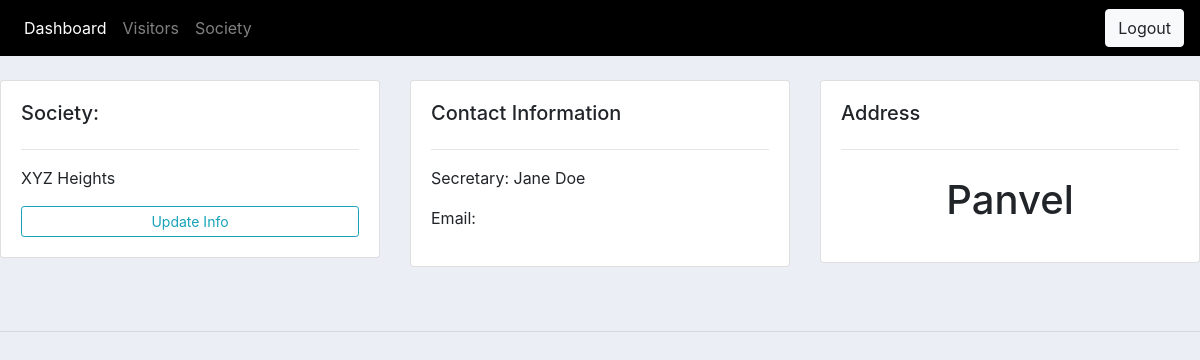
The page /society/ (signed in) on the database as committed earlier.
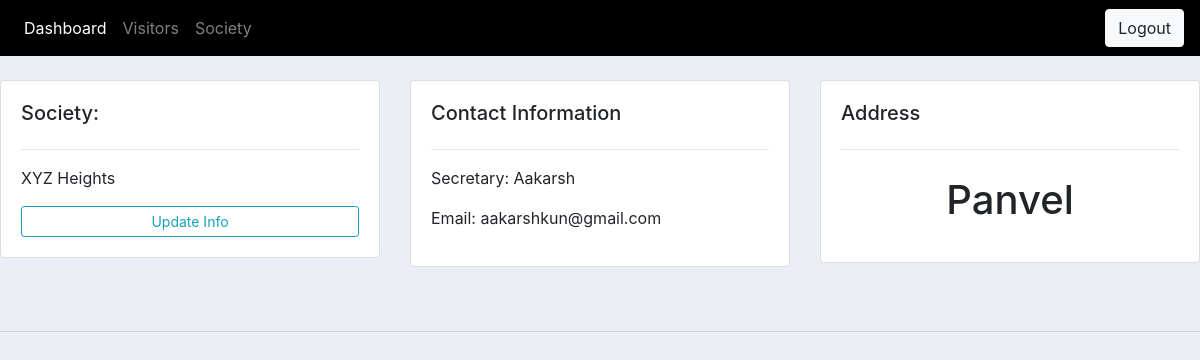
The same page on the database as committed later.
### accounts/models.py (models this page shows, shortened)
class Society(models.Model):
    name = models.CharField(max_length=200)
    sec_name = models.CharField(max_length=200)
    address = models.CharField(max_length=200)
    date_created = models.DateTimeField(auto_now_add=True)
    user = models.ForeignKey(User, null=True, on_delete=models.CASCADE)

### accounts/views.py (the view, shortened to what this page needs)
# urls.py: path('society/', views.society, name='society'),
@login_required(login_url='login')
def society(request):
    context = {}
    user = request.user
    socinfo = Society.objects.get(user=user)
    context['socinfo'] = socinfo
    form = EditSocietyInfoForm(request.POST)
    context['form'] = form
    return render(request, 'accounts/society.html', context)

### accounts/templates/accounts/society.html (shortened to what this page needs)
{% extends 'main.html' %}
{% block content %}
<br>
<div class="row">
	<div class="col-md">
		<div class="card card-body">
			<h5>Society:</h5>
			<hr>
            <p>{{socinfo.name}}</p>
			<a type="button" class="btn btn-outline-info text-info btn-sm btn-block" data-toggle="modal" data-target="#SocformModal">Update Info</a>
		</div>
	</div>
	<div class="col-md">
		<div class="card card-body">
			<h5>Contact Information</h5>
			<hr>
			<p>Secretary: {{socinfo.sec_name}}</p>
			<p>Email: {{socinfo.user.email}}</p>
		</div>
	</div>
	<div class="col-md">
		<div class="card card-body">
			<h5>Address</h5>
			<hr>
			<h1 style="text-align: center;padding: 10px">{{socinfo.address}}</h1>
		</div>
	</div>
</div>
<br>
<br>
{% endblock content %}

Rows that differ between the two databases and show on the page:
changed Society "Panvel": sec_name "Jane Doe" → "Aakarsh"; user.email (not shown) → "aakarshkun@gmail.com"
